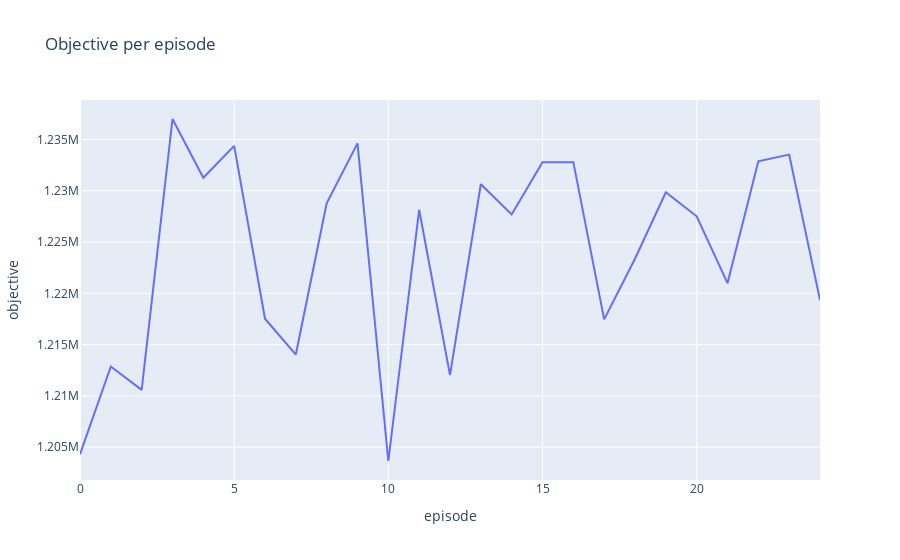
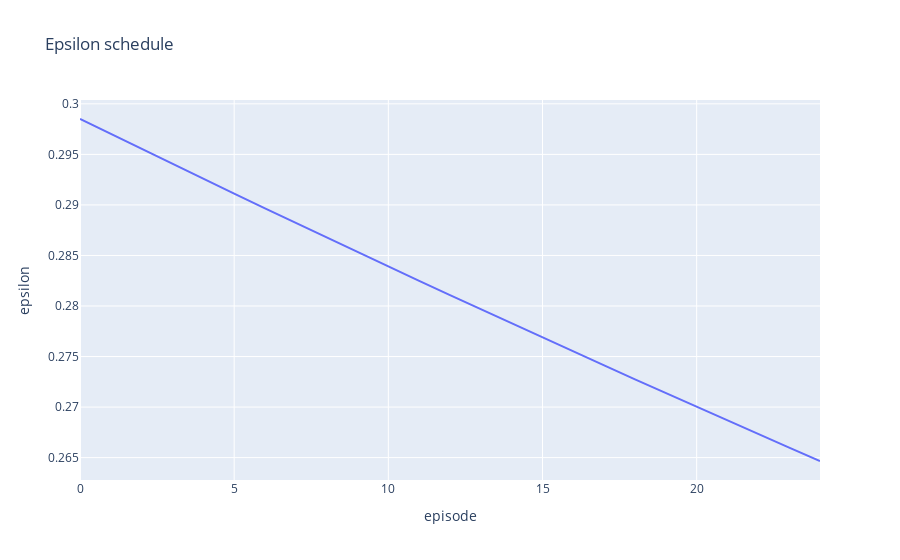
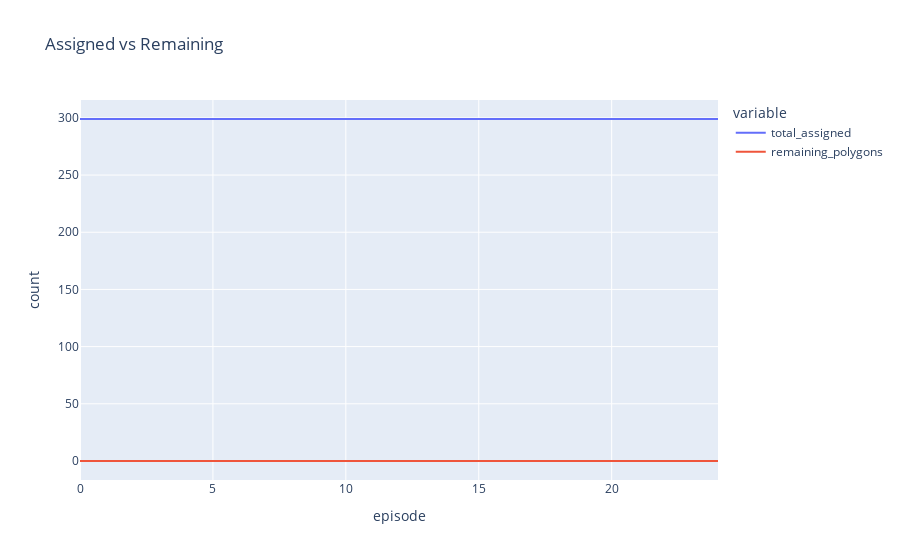
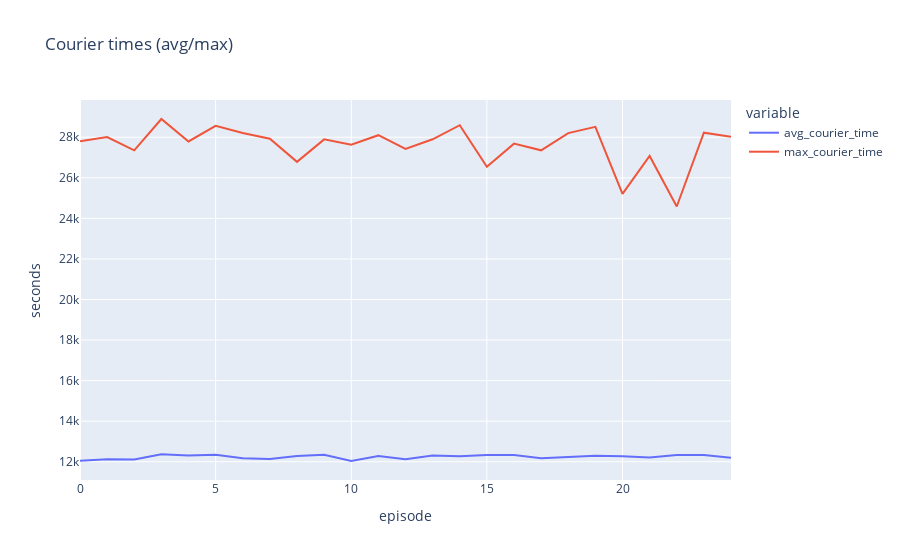

Notebook source saved alongside these figures, in order:
### Markdown cell above
# RL Metrics Dashboard (Plotly)

Этот ноутбук визуализирует метрики обучения из файлов `rl_training_metrics.parquet` и/или `rl_training_metrics.csv`.

- Обновляйте метрики, запуская обучение.
- Используйте функции загрузки и построения графиков ниже.
- Графики интерактивные (Plotly): масштабирование, панорама, выбор диапазона.

### Code cell
import polars as pl
import plotly.express as px
import plotly.graph_objects as go
from pathlib import Path
from typing import Optional, Tuple

PARQUET_PATH = Path("../rl_training_metrics.parquet")
CSV_PATH = Path("../rl_training_metrics.csv")


def load_metrics(parquet_path: Path = PARQUET_PATH, csv_path: Path = CSV_PATH) -> pl.DataFrame:
    """Загрузить метрики из parquet или csv. Предпочтение parquet.
    Возвращает Polars DataFrame с приведёнными типами.
    """
    if parquet_path.exists():
        df = pl.read_parquet(parquet_path)
    elif csv_path.exists():
        df = pl.read_csv(csv_path)
    else:
        raise FileNotFoundError("Не найдено ни rl_training_metrics.parquet, ни rl_training_metrics.csv")

    # Приводим типы и ожидаемые колонки
    expected = [
        "episode",
        "objective",
        "epsilon",
        "total_assigned",
        "active_couriers",
        "avg_courier_time",
        "max_courier_time",
        "remaining_polygons",
    ]
    for col in expected:
        if col not in df.columns:
            df = df.with_columns(pl.lit(None).alias(col))

    df = df.select(expected)
    return df.sort("episode")


def fig_objective(df: pl.DataFrame) -> go.Figure:
    fig = px.line(df.to_pandas(), x="episode", y="objective", title="Objective per episode")
    fig.update_layout(yaxis_title="objective")
    return fig


def fig_epsilon(df: pl.DataFrame) -> go.Figure:
    fig = px.line(df.to_pandas(), x="episode", y="epsilon", title="Epsilon schedule")
    return fig


def fig_assignment(df: pl.DataFrame) -> go.Figure:
    fig = px.line(df.to_pandas(), x="episode", y=["total_assigned", "remaining_polygons"], title="Assigned vs Remaining")
    fig.update_layout(yaxis_title="count")
    return fig


def fig_courier_times(df: pl.DataFrame) -> go.Figure:
    fig = px.line(df.to_pandas(), x="episode", y=["avg_courier_time", "max_courier_time"], title="Courier times (avg/max)")
    fig.update_layout(yaxis_title="seconds")
    return fig


def build_dashboard(df: pl.DataFrame) -> None:
    display(fig_objective(df))
    display(fig_epsilon(df))
    display(fig_assignment(df))
    display(fig_courier_times(df))


# Автозагрузка при первом запуске
try:
    _df = load_metrics()
    build_dashboard(_df)
except FileNotFoundError as e:
    print(str(e))

### Figure 1 — Plotly figure (JSON) as saved in the notebook; plotly's stock layout.template omitted (floating-point values rounded to 4 significant figures)
{"data": [{"hovertemplate": "episode=%{x}<br>objective=%{y}<extra></extra>", "legendgroup": "", "line": {"color": "#636efa", "dash": "solid"}, "marker": {"symbol": "circle"}, "mode": "lines", "name": "", "orientation": "v", "showlegend": false, "type": "scatter", "x": [0, 1, 2, 3, 4, 5, 6, 7, 8, 9, 10, 11, 12, 13, 14, 15, 16, 17, 18, 19, 20, 21, 22, 23, 24], "xaxis": "x", "y": [1204301, 1212865, 1210590, 1236990, 1231261, 1234366, 1217522, 1214033, 1228777, 1234618, 1203655, 1228144, 1212029, 1230632, 1227692, 1232766, 1232781, 1217461, 1223374, 1229848, 1227506, 1220987, 1232860, 1233522, 1219333], "yaxis": "y"}], "layout": {"legend": {"tracegroupgap": 0}, "title": {"text": "Objective per episode"}, "xaxis": {"anchor": "y", "domain": [0, 1], "title": {"text": "episode"}}, "yaxis": {"anchor": "x", "domain": [0, 1], "title": {"text": "objective"}}}}

### Figure 2 — Plotly figure (JSON) as saved in the notebook; plotly's stock layout.template omitted (floating-point values rounded to 4 significant figures)
{"data": [{"hovertemplate": "episode=%{x}<br>epsilon=%{y}<extra></extra>", "legendgroup": "", "line": {"color": "#636efa", "dash": "solid"}, "marker": {"symbol": "circle"}, "mode": "lines", "name": "", "orientation": "v", "showlegend": false, "type": "scatter", "x": [0, 1, 2, 3, 4, 5, 6, 7, 8, 9, 10, 11, 12, 13, 14, 15, 16, 17, 18, 19, 20, 21, 22, 23, 24], "xaxis": "x", "y": [0.2985, 0.297, 0.2955, 0.294, 0.2926, 0.2911, 0.2897, 0.2882, 0.2868, 0.2853, 0.2839, 0.2825, 0.2811, 0.2797, 0.2783, 0.2769, 0.2755, 0.2741, 0.2727, 0.2714, 0.27, 0.2687, 0.2673, 0.266, 0.2647], "yaxis": "y"}], "layout": {"legend": {"tracegroupgap": 0}, "title": {"text": "Epsilon schedule"}, "xaxis": {"anchor": "y", "domain": [0, 1], "title": {"text": "episode"}}, "yaxis": {"anchor": "x", "domain": [0, 1], "title": {"text": "epsilon"}}}}

### Figure 3 — Plotly figure (JSON) as saved in the notebook; plotly's stock layout.template omitted (floating-point values rounded to 4 significant figures)
{"data": [{"hovertemplate": "variable=total_assigned<br>episode=%{x}<br>value=%{y}<extra></extra>", "legendgroup": "total_assigned", "line": {"color": "#636efa", "dash": "solid"}, "marker": {"symbol": "circle"}, "mode": "lines", "name": "total_assigned", "orientation": "v", "showlegend": true, "type": "scatter", "x": [0, 1, 2, 3, 4, 5, 6, 7, 8, 9, 10, 11, 12, 13, 14, 15, 16, 17, 18, 19, 20, 21, 22, 23, 24], "xaxis": "x", "y": [299, 299, 299, 299, 299, 299, 299, 299, 299, 299, 299, 299, 299, 299, 299, 299, 299, 299, 299, 299, 299, 299, 299, 299, 299], "yaxis": "y"}, {"hovertemplate": "variable=remaining_polygons<br>episode=%{x}<br>value=%{y}<extra></extra>", "legendgroup": "remaining_polygons", "line": {"color": "#EF553B", "dash": "solid"}, "marker": {"symbol": "circle"}, "mode": "lines", "name": "remaining_polygons", "orientation": "v", "showlegend": true, "type": "scatter", "x": [0, 1, 2, 3, 4, 5, 6, 7, 8, 9, 10, 11, 12, 13, 14, 15, 16, 17, 18, 19, 20, 21, 22, 23, 24], "xaxis": "x", "y": [0, 0, 0, 0, 0, 0, 0, 0, 0, 0, 0, 0, 0, 0, 0, 0, 0, 0, 0, 0, 0, 0, 0, 0, 0], "yaxis": "y"}], "layout": {"legend": {"title": {"text": "variable"}, "tracegroupgap": 0}, "title": {"text": "Assigned vs Remaining"}, "xaxis": {"anchor": "y", "domain": [0, 1], "title": {"text": "episode"}}, "yaxis": {"anchor": "x", "domain": [0, 1], "title": {"text": "count"}}}}

### Figure 4 — Plotly figure (JSON) as saved in the notebook; plotly's stock layout.template omitted (floating-point values rounded to 4 significant figures)
{"data": [{"hovertemplate": "variable=avg_courier_time<br>episode=%{x}<br>value=%{y}<extra></extra>", "legendgroup": "avg_courier_time", "line": {"color": "#636efa", "dash": "solid"}, "marker": {"symbol": "circle"}, "mode": "lines", "name": "avg_courier_time", "orientation": "v", "showlegend": true, "type": "scatter", "x": [0, 1, 2, 3, 4, 5, 6, 7, 8, 9, 10, 11, 12, 13, 14, 15, 16, 17, 18, 19, 20, 21, 22, 23, 24], "xaxis": "x", "y": [12040.0, 12130.0, 12110.0, 12370.0, 12310.0, 12340.0, 12180.0, 12140.0, 12290.0, 12350.0, 12040.0, 12280.0, 12120.0, 12310.0, 12280.0, 12330.0, 12330.0, 12170.0, 12230.0, 12300.0, 12280.0, 12210.0, 12330.0, 12340.0, 12190.0], "yaxis": "y"}, {"hovertemplate": "variable=max_courier_time<br>episode=%{x}<br>value=%{y}<extra></extra>", "legendgroup": "max_courier_time", "line": {"color": "#EF553B", "dash": "solid"}, "marker": {"symbol": "circle"}, "mode": "lines", "name": "max_courier_time", "orientation": "v", "showlegend": true, "type": "scatter", "x": [0, 1, 2, 3, 4, 5, 6, 7, 8, 9, 10, 11, 12, 13, 14, 15, 16, 17, 18, 19, 20, 21, 22, 23, 24], "xaxis": "x", "y": [27805, 28010, 27356, 28900, 27794, 28566, 28211, 27928, 26786, 27896, 27637, 28101, 27422, 27900, 28593, 26549, 27686, 27356, 28206, 28515, 25209, 27078, 24585, 28225, 28020], "yaxis": "y"}], "layout": {"legend": {"title": {"text": "variable"}, "tracegroupgap": 0}, "title": {"text": "Courier times (avg/max)"}, "xaxis": {"anchor": "y", "domain": [0, 1], "title": {"text": "episode"}}, "yaxis": {"anchor": "x", "domain": [0, 1], "title": {"text": "seconds"}}}}
